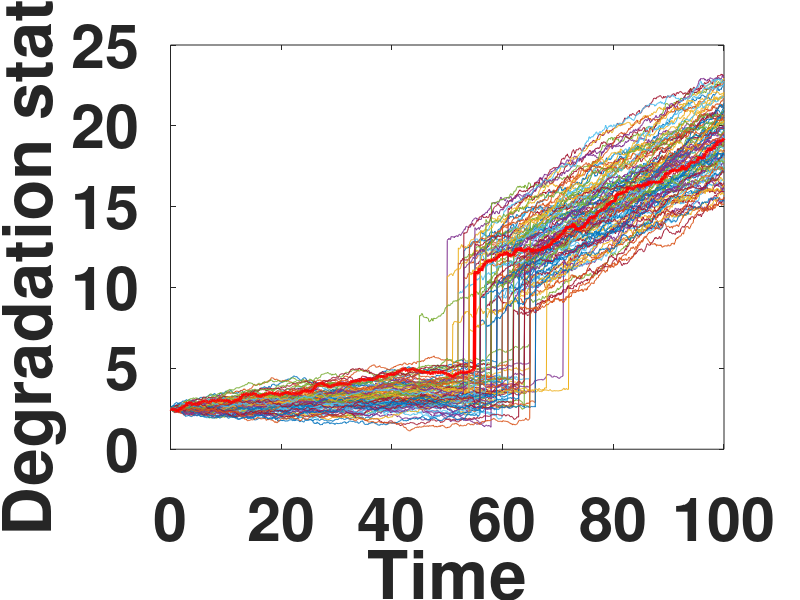
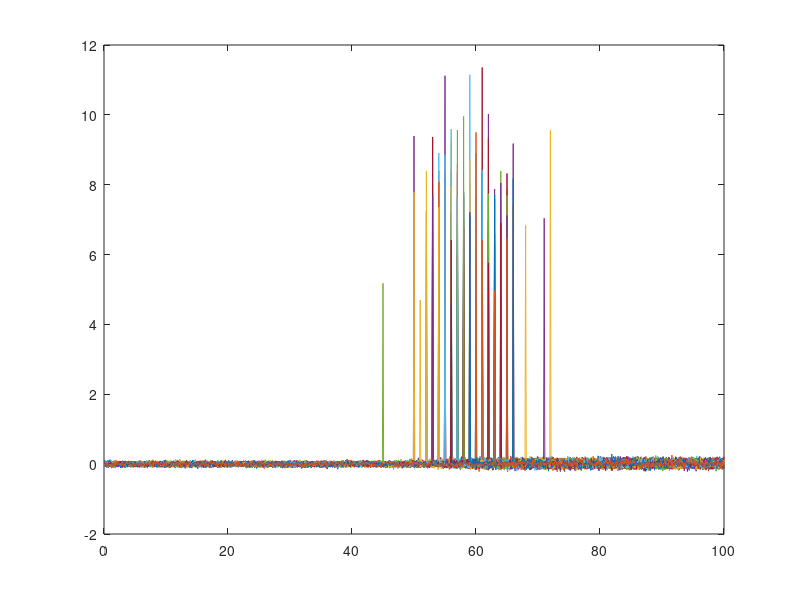

Write the MATLAB code that produced these figures, in order.
%% 仿真具有时变随机跳变的退化过程
clc; 
clear;
load('tau.mat')
%% 数据仿真这个地方还是要研究一下
for j=1:100
    X0=2.5;
    T=100;
    dt=0.1;
    N=T/dt;
    
    sigma_B_1=0.11;
    miu_lmada_1=0.02;
    sigma_lmada_1=0.002;
    lmada_1=normrnd(miu_lmada_1,sigma_lmada_1);
    
    sigma_B_2=0.20;
    miu_lmada_2=0.20;
    sigma_lmada_2=0.002;
    lmada_2=normrnd(miu_lmada_2,sigma_lmada_2);
    
    sigma_o=0.002;
    miu_gama=7.5;
    sigma_gama=1.20;
   
    S=randn(1,N);
    dx=sqrt(dt)*S;
    
    % 给定跳变的位置与大小
    shocks=normrnd(miu_gama,sigma_gama,1);
    phase1=1;
    phase2=0;


    for i=1:N      
        if i/10==fix(tau(j))
            X2(j,i)=X2(j,i-1)+shocks;
            X_incresing2(j,i)=shocks;
            phase2=1;
            phase1=0;
        elseif i==1
            lmada_1=lmada_1;
            X2(j,i)= X0+lmada_1*dt+sigma_B_1*dx(i);
            X_incresing2(j,i)=X2(j,i)-X0;    
        elseif  phase1==1 && phase2==0 
            lmada_1=lmada_1;
            X2(j,i)= X2(j,i-1)+lmada_1*dt+sigma_B_1*dx(i);
            X_incresing2(j,i)=X2(j,i)-X2(j,i-1);
            lmada_all(j,i)=lmada_1;
        elseif phase1==0 && phase2==1
            lmada_2=lmada_2;
            X2(j,i)= X2(j,i-1)+lmada_2*dt+sigma_B_2*dx(i);
            X_incresing2(j,i)=X2(j,i)-X2(j,i-1);
            lmada_all(j,i)=lmada_2;
        end
        
    end
    figure(1)
    plot(0.1:0.1:T,X2(j,:));
    hold on
    figure(2)
    plot(0.1:0.1:T,X_incresing2(j,:));
    hold on
end


figure(1)
plot(0.1:0.1:T,X2(23,:),"Color",'r','LineWidth',2.5); 
hold on
xlabel('Time');
ylabel('Degradation state')
set(gca,'FontSize',44,'FontWeight','bold' );
axis on

save X2.mat X2 X_incresing2